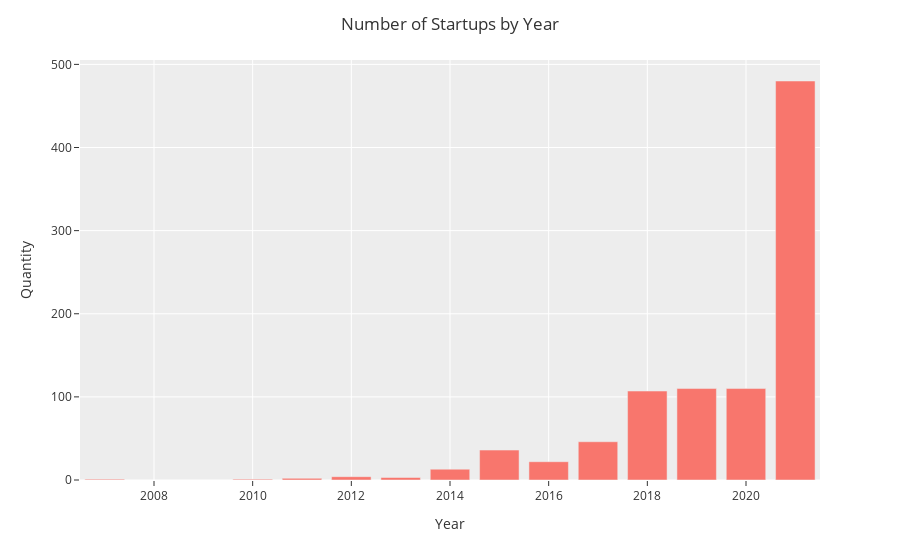

Notebook code cell kept with this figure:
### Code cell
fig21 = px.bar(df_year_quant,x="Year",y="Quantity")
fig21.update_layout(xaxis_title='Year',yaxis_title='Quantity',title='Number of Startups by Year')
fig21.show()

### Figure 1 — Plotly figure (JSON) as saved in the notebook; plotly's stock layout.template omitted (floating-point values rounded to 4 significant figures)
{"data": [{"alignmentgroup": "True", "hovertemplate": "Year=%{x}<br>Quantity=%{y}<extra></extra>", "legendgroup": "", "marker": {"color": "#F8766D", "pattern": {"shape": ""}}, "name": "", "offsetgroup": "", "orientation": "v", "showlegend": false, "textposition": "auto", "type": "bar", "x": [2007, 2010, 2011, 2012, 2013, 2014, 2015, 2016, 2017, 2018, 2019, 2020, 2021], "xaxis": "x", "y": [1, 1, 2, 4, 3, 13, 36, 22, 46, 107, 110, 110, 480], "yaxis": "y"}], "layout": {"barmode": "relative", "legend": {"tracegroupgap": 0}, "margin": {"t": 60}, "title": {"text": "Number of Startups by Year"}, "xaxis": {"anchor": "y", "domain": [0, 1], "title": {"text": "Year"}}, "yaxis": {"anchor": "x", "domain": [0, 1], "title": {"text": "Quantity"}}}}
